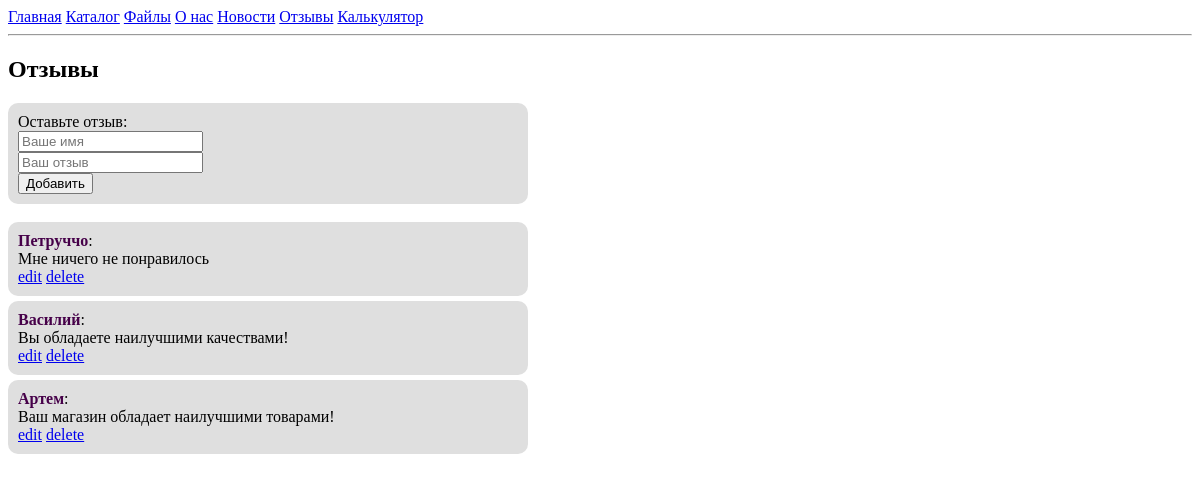
The page /feedback/ on the database its author committed.
### tables this page shows
CREATE TABLE `feedback` (
  `id` int NOT NULL,
  `name` varchar(33) NOT NULL,
  `feedback` text NOT NULL
);

### engine/feedback.php (called while the page is built, shortened)
<?php
function getAllFeedback() {
    $sql = "SELECT * FROM feedback ORDER BY id DESC";
    return getAssocResult($sql);
}
$buttonText = "Добавить";

### engine/db.php (called while the page is built, shortened)
<?php
function getDb() {
    static $db = null;
    if (is_null($db)) {
        $db = @mysqli_connect(HOST, USER, PASS, DB) or die("Could not connect: " . mysqli_connect_error());
    }
    return $db;
}
function getAssocResult($sql)  {
    $result = @mysqli_query(getDb(), $sql) or die(mysqli_error(getDb()));
    $array_result = [];
    while ($row = $result->fetch_assoc()) {
        $array_result[] = $row;
    }
    return $array_result;
}

### engine/controller.php (called while the page is built, shortened)
<?php
function prepareVariables($page, $action = "")
{
    $params = [];
    switch ($page) {
        case 'feedback':
            $params['feedback'] = getAllFeedback();
            break;
    }
return $params;
}

### templates/feedback.php (the view, shortened to what this page needs)
<h2>Отзывы</h2>
<form class="feedback_form" action="/feedback/<?=$action_fb?>/" method="post">
    Оставьте отзыв: <br>
    <input type="text" name="name" placeholder="Ваше имя" value="<?=$author?>"><br>
    <input type="text" name="message" placeholder="Ваш отзыв" value="<?=$feedbackText?>"><br>
    <input type="submit" value="<?=$buttonText?>">
</form>
<br>
<?foreach ($feedback as $value): ?>
    <div class="feedback">
        <div class="feedback_content">
            <strong><?=$value['name']?></strong>:
            <p><?=$value['feedback']?></p>
            <a href="/feedback/edit/?id=<?=$value['id']?>">edit</a>
            <a href="/feedback/delete/?id=<?=$value['id']?>">delete</a>
        </div>
    </div>
<?endforeach;?>

### public/style.css (style rules this page uses)
.feedback_form { padding: 10px; border-radius: 10px; background-color: rgb(223, 223, 223); width: 500px; }
.feedback { margin-bottom: 5px; border-radius: 10px; padding: 10px; background-color: rgb(223, 223, 223); width: 500px; }
.feedback strong { color: rgb(70, 0, 73); }
.feedback p { margin: 0; }

### rows shown on the page
feedback: name "Петруччо", feedback "Мне ничего не понравилось"
feedback: name "Василий", feedback "Вы обладаете наилучшими качествами!"
feedback: name "Артем", feedback "Ваш магазин обладает наилучшими товарами!"
